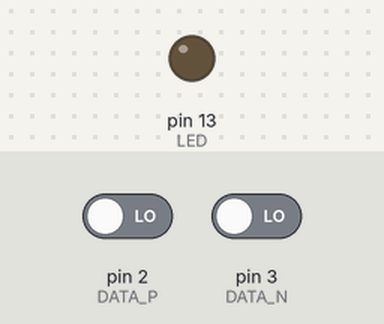
Bench run of a sketch on a simulated Arduino Uno, built with avr-gcc and run on an emulated ATmega328P. Shown: output pins drawn as LEDs (lit = HIGH). The test bench sets the inputs (shaded band); at power-on: pin 2 (DATA_P) LOW, pin 3 (DATA_N) LOW.

Above: at 1.2 s.
1.3 s: pin 2 (DATA_P) driven HIGH
At 1.6 s:
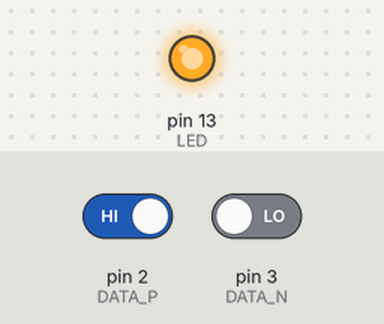
2.8 s: pin 2 (DATA_P) driven LOW
At 4.0 s:
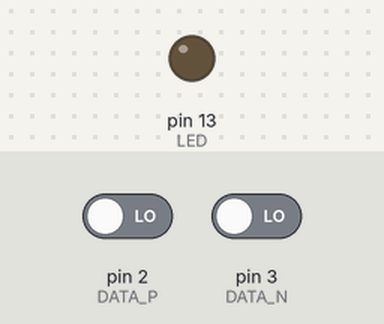
Timing chart, 0 to 5.8 s (numbered marks = the images above; inputs shaded):
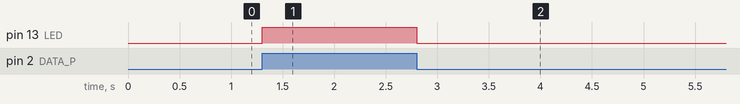

The sketch:

Anti-BadUSB.ino
```cpp
/*
 * This program is designed to check if the device connected to the
 * USB port is a Bad USB, the result will be pulled out from the
 * Serial
 */

#define DATA_P 2
#define DATA_N 3
#define LED 13

boolean dataP=0;
boolean bufferP=0;
boolean dataN=0;
boolean bufferN=0;
boolean dataR=0;
boolean bufferR=0;

void setup(){
  pinMode(DATA_P,INPUT);
  pinMode(DATA_N,INPUT);
  pinMode(LED,OUTPUT);
  //Serial.begin(9600);
}

void loop(){
  bufferP=digitalRead(DATA_P);
  bufferN=digitalRead(DATA_N);
  if(bufferP>bufferN){
    bufferR=1;
  }
  else{
    bufferR=0;
  }
  if(bufferR!=dataR){
    dataR=bufferR;
    //Serial.println(dataR);
    digitalWrite(LED,dataR);
  }
}
```

Measured:
- after the input at 1.3 s, pin 13 (LED): LOW → HIGH at once
- after the input at 2.8 s, pin 13 (LED): HIGH → LOW at once
